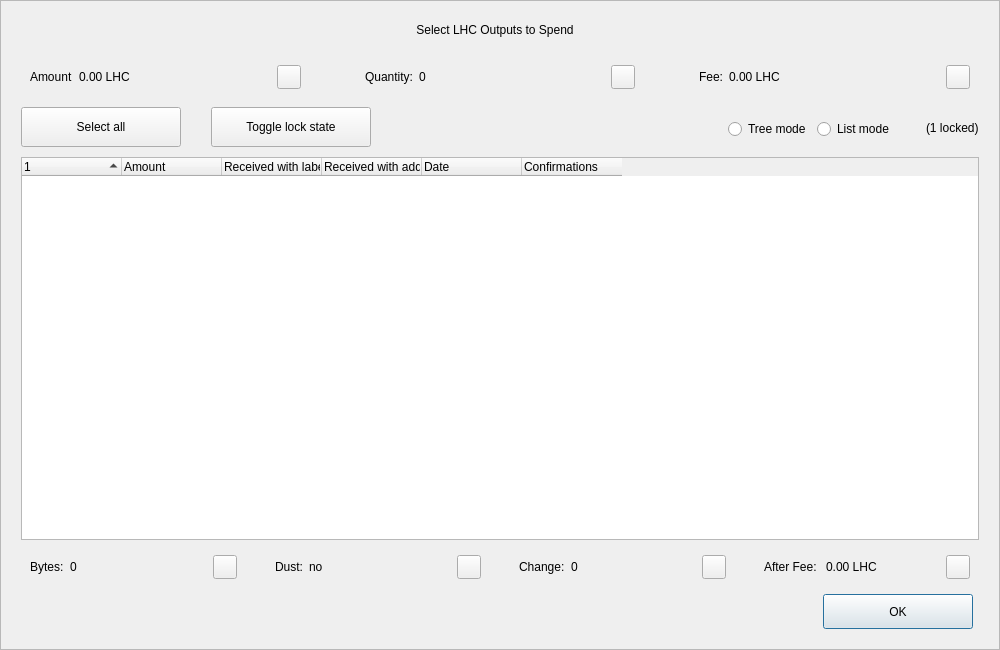
<?xml version="1.0" encoding="UTF-8"?>
<ui version="4.0">
 <class>CoinControlDialog</class>
 <widget class="QDialog" name="CoinControlDialog">
  <property name="geometry">
   <rect>
    <x>0</x>
    <y>0</y>
    <width>1000</width>
    <height>650</height>
   </rect>
  </property>
  <property name="minimumSize">
   <size>
    <width>950</width>
    <height>650</height>
   </size>
  </property>
  <property name="windowTitle">
   <string>Coin Selection</string>
  </property>
  <property name="styleSheet">
   <string notr="true"/>
  </property>
  <layout class="QVBoxLayout" name="verticalLayout">
   <property name="spacing">
    <number>0</number>
   </property>
   <property name="leftMargin">
    <number>0</number>
   </property>
   <property name="topMargin">
    <number>0</number>
   </property>
   <property name="rightMargin">
    <number>0</number>
   </property>
   <property name="bottomMargin">
    <number>0</number>
   </property>
   <item>
    <widget class="QFrame" name="frameContainer">
     <property name="toolTipDuration">
      <number>0</number>
     </property>
     <property name="frameShape">
      <enum>QFrame::StyledPanel</enum>
     </property>
     <property name="frameShadow">
      <enum>QFrame::Raised</enum>
     </property>
     <layout class="QVBoxLayout" name="verticalLayout_2">
      <property name="leftMargin">
       <number>0</number>
      </property>
      <property name="rightMargin">
       <number>0</number>
      </property>
      <property name="bottomMargin">
       <number>20</number>
      </property>
      <item>
       <layout class="QHBoxLayout" name="horizontalLayout_12">
        <property name="spacing">
         <number>0</number>
        </property>
        <property name="leftMargin">
         <number>20</number>
        </property>
        <property name="rightMargin">
         <number>30</number>
        </property>
        <item>
         <spacer name="horizontalSpacer_4">
          <property name="orientation">
           <enum>Qt::Horizontal</enum>
          </property>
          <property name="sizeHint" stdset="0">
           <size>
            <width>40</width>
            <height>20</height>
           </size>
          </property>
         </spacer>
        </item>
        <item>
         <widget class="QLabel" name="labelTitle">
          <property name="minimumSize">
           <size>
            <width>0</width>
            <height>40</height>
           </size>
          </property>
          <property name="maximumSize">
           <size>
            <width>16777215</width>
            <height>40</height>
           </size>
          </property>
          <property name="text">
           <string>Select LHC Outputs to Spend</string>
          </property>
          <property name="alignment">
           <set>Qt::AlignCenter</set>
          </property>
          <property name="margin">
           <number>7</number>
          </property>
         </widget>
        </item>
        <item>
         <spacer name="horizontalSpacer_5">
          <property name="orientation">
           <enum>Qt::Horizontal</enum>
          </property>
          <property name="sizeHint" stdset="0">
           <size>
            <width>40</width>
            <height>20</height>
           </size>
          </property>
         </spacer>
        </item>
       </layout>
      </item>
      <item>
       <layout class="QHBoxLayout" name="horizontalLayout_8">
        <property name="leftMargin">
         <number>20</number>
        </property>
        <property name="rightMargin">
         <number>20</number>
        </property>
        <item>
         <widget class="QWidget" name="layoutAmount" native="true">
          <layout class="QHBoxLayout" name="horizontalLayout_9" stretch="0,1,0">
           <item>
            <widget class="QLabel" name="labelCoinControlAmountText">
             <property name="text">
              <string>Amount</string>
             </property>
            </widget>
           </item>
           <item>
            <widget class="QLabel" name="labelCoinControlAmount">
             <property name="text">
              <string>0.00 LHC</string>
             </property>
            </widget>
           </item>
           <item alignment="Qt::AlignHCenter|Qt::AlignVCenter">
            <widget class="QPushButton" name="pushButtonAmount">
             <property name="minimumSize">
              <size>
               <width>0</width>
               <height>24</height>
              </size>
             </property>
             <property name="maximumSize">
              <size>
               <width>24</width>
               <height>26</height>
              </size>
             </property>
             <property name="focusPolicy">
              <enum>Qt::NoFocus</enum>
             </property>
             <property name="styleSheet">
              <string notr="true">padding-bottom:2px;
padding-right:4px;</string>
             </property>
             <property name="text">
              <string/>
             </property>
            </widget>
           </item>
          </layout>
         </widget>
        </item>
        <item>
         <spacer name="horizontalSpacer_2">
          <property name="orientation">
           <enum>Qt::Horizontal</enum>
          </property>
          <property name="sizeType">
           <enum>QSizePolicy::Fixed</enum>
          </property>
          <property name="sizeHint" stdset="0">
           <size>
            <width>40</width>
            <height>20</height>
           </size>
          </property>
         </spacer>
        </item>
        <item>
         <widget class="QWidget" name="layoutQuantity" native="true">
          <layout class="QHBoxLayout" name="horizontalLayout_10" stretch="0,1,0">
           <item>
            <widget class="QLabel" name="labelCoinControlQuantityText">
             <property name="text">
              <string>Quantity:</string>
             </property>
            </widget>
           </item>
           <item>
            <widget class="QLabel" name="labelCoinControlQuantity">
             <property name="text">
              <string>0</string>
             </property>
            </widget>
           </item>
           <item alignment="Qt::AlignHCenter|Qt::AlignVCenter">
            <widget class="QPushButton" name="pushButtonQuantity">
             <property name="minimumSize">
              <size>
               <width>0</width>
               <height>24</height>
              </size>
             </property>
             <property name="maximumSize">
              <size>
               <width>24</width>
               <height>26</height>
              </size>
             </property>
             <property name="focusPolicy">
              <enum>Qt::NoFocus</enum>
             </property>
             <property name="styleSheet">
              <string notr="true">padding-bottom:2px;
               padding-right:4px;</string>
             </property>
             <property name="text">
              <string/>
             </property>
            </widget>
           </item>
          </layout>
         </widget>
        </item>
        <item>
         <spacer name="horizontalSpacer_22">
          <property name="orientation">
           <enum>Qt::Horizontal</enum>
          </property>
          <property name="sizeType">
           <enum>QSizePolicy::Fixed</enum>
          </property>
          <property name="sizeHint" stdset="0">
           <size>
            <width>40</width>
            <height>20</height>
           </size>
          </property>
         </spacer>
        </item>
        <item>
         <widget class="QWidget" name="layoutFee" native="true">
          <layout class="QHBoxLayout" name="horizontalLayout_11" stretch="0,1,0">
           <item>
            <widget class="QLabel" name="labelCoinControlFeeText">
             <property name="text">
              <string>Fee:</string>
             </property>
            </widget>
           </item>
           <item>
            <widget class="QLabel" name="labelCoinControlFee">
             <property name="text">
              <string>0.00 LHC</string>
             </property>
            </widget>
           </item>
           <item alignment="Qt::AlignHCenter|Qt::AlignVCenter">
            <widget class="QPushButton" name="pushButtonFee">
             <property name="minimumSize">
              <size>
               <width>0</width>
               <height>24</height>
              </size>
             </property>
             <property name="maximumSize">
              <size>
               <width>24</width>
               <height>26</height>
              </size>
             </property>
             <property name="focusPolicy">
              <enum>Qt::NoFocus</enum>
             </property>
             <property name="styleSheet">
              <string notr="true">padding-bottom:2px;
               padding-right:4px;</string>
             </property>
             <property name="text">
              <string/>
             </property>
            </widget>
           </item>
          </layout>
         </widget>
        </item>
       </layout>
      </item>
      <item>
       <widget class="QFrame" name="frame">
        <property name="minimumSize">
         <size>
          <width>0</width>
          <height>40</height>
         </size>
        </property>
        <property name="styleSheet">
         <string notr="true">#frame {
	border:0;
}</string>
        </property>
        <property name="frameShape">
         <enum>QFrame::StyledPanel</enum>
        </property>
        <property name="frameShadow">
         <enum>QFrame::Sunken</enum>
        </property>
        <layout class="QHBoxLayout" name="horizontalLayout">
         <property name="spacing">
          <number>0</number>
         </property>
         <property name="leftMargin">
          <number>20</number>
         </property>
         <property name="topMargin">
          <number>0</number>
         </property>
         <property name="rightMargin">
          <number>20</number>
         </property>
         <property name="bottomMargin">
          <number>0</number>
         </property>
         <item>
          <layout class="QHBoxLayout" name="horizontalLayoutPanel" stretch="0,0,0,0,0,0">
           <property name="spacing">
            <number>20</number>
           </property>
           <item>
            <widget class="QPushButton" name="pushButtonSelectAll">
             <property name="sizePolicy">
              <sizepolicy hsizetype="Maximum" vsizetype="Fixed">
               <horstretch>0</horstretch>
               <verstretch>0</verstretch>
              </sizepolicy>
             </property>
             <property name="minimumSize">
              <size>
               <width>160</width>
               <height>40</height>
              </size>
             </property>
             <property name="maximumSize">
              <size>
               <width>16777215</width>
               <height>40</height>
              </size>
             </property>
             <property name="text">
              <string>Select all</string>
             </property>
             <property name="checkable">
              <bool>true</bool>
             </property>
             <property name="checked">
              <bool>false</bool>
             </property>
             <property name="autoExclusive">
              <bool>false</bool>
             </property>
             <property name="autoDefault">
              <bool>false</bool>
             </property>
            </widget>
           </item>
           <item>
            <spacer name="horizontalSpacer_6">
             <property name="orientation">
              <enum>Qt::Horizontal</enum>
             </property>
             <property name="sizeType">
              <enum>QSizePolicy::Fixed</enum>
             </property>
             <property name="sizeHint" stdset="0">
              <size>
               <width>10</width>
               <height>20</height>
              </size>
             </property>
            </spacer>
           </item>
           <item>
            <widget class="QPushButton" name="pushButtonToggleLock">
             <property name="sizePolicy">
              <sizepolicy hsizetype="Maximum" vsizetype="Fixed">
               <horstretch>0</horstretch>
               <verstretch>0</verstretch>
              </sizepolicy>
             </property>
             <property name="minimumSize">
              <size>
               <width>160</width>
               <height>40</height>
              </size>
             </property>
             <property name="maximumSize">
              <size>
               <width>16777215</width>
               <height>40</height>
              </size>
             </property>
             <property name="text">
              <string>Toggle lock state</string>
             </property>
             <property name="checkable">
              <bool>true</bool>
             </property>
             <property name="autoExclusive">
              <bool>false</bool>
             </property>
             <property name="autoDefault">
              <bool>false</bool>
             </property>
            </widget>
           </item>
           <item>
            <spacer name="horizontalSpacer_7">
             <property name="orientation">
              <enum>Qt::Horizontal</enum>
             </property>
             <property name="sizeType">
              <enum>QSizePolicy::Expanding</enum>
             </property>
             <property name="sizeHint" stdset="0">
              <size>
               <width>30</width>
               <height>20</height>
              </size>
             </property>
            </spacer>
           </item>
           <item alignment="Qt::AlignRight">
            <widget class="QGroupBox" name="groupBox_2">
             <property name="styleSheet">
              <string notr="true">#groupBox_2 {
    background-color:transparent;
    border-radius:0;
}</string>
             </property>
             <property name="title">
              <string/>
             </property>
             <layout class="QHBoxLayout" name="horizontalLayout_14">
              <item>
               <widget class="QRadioButton" name="radioTreeMode">
                <property name="sizePolicy">
                 <sizepolicy hsizetype="Maximum" vsizetype="Fixed">
                  <horstretch>0</horstretch>
                  <verstretch>0</verstretch>
                 </sizepolicy>
                </property>
                <property name="text">
                 <string>Tree mode</string>
                </property>
               </widget>
              </item>
              <item>
               <widget class="QRadioButton" name="radioListMode">
                <property name="sizePolicy">
                 <sizepolicy hsizetype="Maximum" vsizetype="Fixed">
                  <horstretch>0</horstretch>
                  <verstretch>0</verstretch>
                 </sizepolicy>
                </property>
                <property name="text">
                 <string>List mode</string>
                </property>
                <property name="checked">
                 <bool>false</bool>
                </property>
               </widget>
              </item>
             </layout>
            </widget>
           </item>
           <item>
            <widget class="QLabel" name="labelLocked">
             <property name="text">
              <string>(1 locked)</string>
             </property>
            </widget>
           </item>
          </layout>
         </item>
        </layout>
       </widget>
      </item>
      <item>
       <layout class="QHBoxLayout" name="horizontalLayout_13">
        <property name="leftMargin">
         <number>20</number>
        </property>
        <property name="rightMargin">
         <number>20</number>
        </property>
        <item>
         <widget class="CoinControlTreeWidget" name="treeWidget">
          <property name="contextMenuPolicy">
           <enum>Qt::CustomContextMenu</enum>
          </property>
          <property name="styleSheet">
           <string notr="true"/>
          </property>
          <property name="sortingEnabled">
           <bool>false</bool>
          </property>
          <property name="columnCount">
           <number>6</number>
          </property>
          <attribute name="headerShowSortIndicator" stdset="0">
           <bool>true</bool>
          </attribute>
          <attribute name="headerStretchLastSection">
           <bool>false</bool>
          </attribute>
          <column>
           <property name="text">
            <string/>
           </property>
          </column>
          <column>
           <property name="text">
            <string>Amount</string>
           </property>
          </column>
          <column>
           <property name="text">
            <string>Received with label</string>
           </property>
          </column>
          <column>
           <property name="text">
            <string>Received with address</string>
           </property>
          </column>
          <column>
           <property name="text">
            <string>Date</string>
           </property>
          </column>
          <column>
           <property name="text">
            <string>Confirmations</string>
           </property>
           <property name="toolTip">
            <string>Confirmed</string>
           </property>
          </column>
         </widget>
        </item>
       </layout>
      </item>
      <item>
       <layout class="QHBoxLayout" name="horizontalLayout_3">
        <property name="spacing">
         <number>20</number>
        </property>
        <property name="leftMargin">
         <number>20</number>
        </property>
        <property name="rightMargin">
         <number>20</number>
        </property>
        <item>
         <widget class="QWidget" name="layoutBytes" native="true">
          <layout class="QHBoxLayout" name="horizontalLayout_4" stretch="0,1,0">
           <item>
            <widget class="QLabel" name="labelCoinControlBytesText">
             <property name="text">
              <string>Bytes:</string>
             </property>
            </widget>
           </item>
           <item>
            <widget class="QLabel" name="labelCoinControlBytes">
             <property name="text">
              <string>0</string>
             </property>
            </widget>
           </item>
           <item alignment="Qt::AlignHCenter|Qt::AlignVCenter">
            <widget class="QPushButton" name="pushButtonBytes">
             <property name="minimumSize">
              <size>
               <width>0</width>
               <height>24</height>
              </size>
             </property>
             <property name="maximumSize">
              <size>
               <width>24</width>
               <height>26</height>
              </size>
             </property>
             <property name="focusPolicy">
              <enum>Qt::NoFocus</enum>
             </property>
             <property name="styleSheet">
              <string notr="true">padding-bottom:2px;
               padding-right:4px;</string>
             </property>
             <property name="text">
              <string/>
             </property>
            </widget>
           </item>
          </layout>
         </widget>
        </item>
        <item>
         <widget class="QWidget" name="layoutDust" native="true">
          <layout class="QHBoxLayout" name="horizontalLayout_5" stretch="0,1,0">
           <item>
            <widget class="QLabel" name="labelCoinControlLowOutputText">
             <property name="text">
              <string>Dust:</string>
             </property>
            </widget>
           </item>
           <item>
            <widget class="QLabel" name="labelCoinControlLowOutput">
             <property name="text">
              <string>no</string>
             </property>
            </widget>
           </item>
           <item alignment="Qt::AlignHCenter|Qt::AlignVCenter">
            <widget class="QPushButton" name="pushButtonDust">
             <property name="minimumSize">
              <size>
               <width>0</width>
               <height>24</height>
              </size>
             </property>
             <property name="maximumSize">
              <size>
               <width>24</width>
               <height>26</height>
              </size>
             </property>
             <property name="focusPolicy">
              <enum>Qt::NoFocus</enum>
             </property>
             <property name="styleSheet">
              <string notr="true">padding-bottom:2px;
               padding-right:4px;</string>
             </property>
             <property name="text">
              <string/>
             </property>
            </widget>
           </item>
          </layout>
         </widget>
        </item>
        <item>
         <widget class="QWidget" name="layoutChange" native="true">
          <layout class="QHBoxLayout" name="horizontalLayout_6" stretch="0,1,0">
           <item>
            <widget class="QLabel" name="labelCoinControlChangeText">
             <property name="text">
              <string>Change:</string>
             </property>
            </widget>
           </item>
           <item>
            <widget class="QLabel" name="labelCoinControlChange">
             <property name="text">
              <string>0</string>
             </property>
            </widget>
           </item>
           <item alignment="Qt::AlignHCenter|Qt::AlignVCenter">
            <widget class="QPushButton" name="pushButtonChange">
             <property name="minimumSize">
              <size>
               <width>0</width>
               <height>24</height>
              </size>
             </property>
             <property name="maximumSize">
              <size>
               <width>24</width>
               <height>26</height>
              </size>
             </property>
             <property name="focusPolicy">
              <enum>Qt::NoFocus</enum>
             </property>
             <property name="styleSheet">
              <string notr="true">padding-bottom:2px;
               padding-right:4px;</string>
             </property>
             <property name="text">
              <string/>
             </property>
            </widget>
           </item>
          </layout>
         </widget>
        </item>
        <item>
         <widget class="QWidget" name="layoutAfter" native="true">
          <layout class="QHBoxLayout" name="horizontalLayout_7" stretch="0,1,0">
           <item>
            <widget class="QLabel" name="labelCoinControlAfterFeeText">
             <property name="text">
              <string>After Fee: </string>
             </property>
            </widget>
           </item>
           <item>
            <widget class="QLabel" name="labelCoinControlAfterFee">
             <property name="text">
              <string>0.00 LHC</string>
             </property>
            </widget>
           </item>
           <item alignment="Qt::AlignHCenter|Qt::AlignVCenter">
            <widget class="QPushButton" name="pushButtonAlterFee">
             <property name="minimumSize">
              <size>
               <width>0</width>
               <height>24</height>
              </size>
             </property>
             <property name="maximumSize">
              <size>
               <width>24</width>
               <height>26</height>
              </size>
             </property>
             <property name="focusPolicy">
              <enum>Qt::NoFocus</enum>
             </property>
             <property name="styleSheet">
              <string notr="true">padding-bottom:2px;
               padding-right:4px;</string>
             </property>
             <property name="text">
              <string/>
             </property>
            </widget>
           </item>
          </layout>
         </widget>
        </item>
       </layout>
      </item>
      <item>
       <layout class="QHBoxLayout" name="horizontalLayout_2">
        <property name="spacing">
         <number>0</number>
        </property>
        <property name="leftMargin">
         <number>20</number>
        </property>
        <property name="rightMargin">
         <number>26</number>
        </property>
        <item>
         <spacer name="horizontalSpacer_3">
          <property name="orientation">
           <enum>Qt::Horizontal</enum>
          </property>
          <property name="sizeHint" stdset="0">
           <size>
            <width>558</width>
            <height>20</height>
           </size>
          </property>
         </spacer>
        </item>
        <item>
         <widget class="QPushButton" name="pushButtonOk">
          <property name="minimumSize">
           <size>
            <width>150</width>
            <height>35</height>
           </size>
          </property>
          <property name="text">
           <string>OK</string>
          </property>
         </widget>
        </item>
       </layout>
      </item>
     </layout>
    </widget>
   </item>
  </layout>
 </widget>
 <customwidgets>
  <customwidget>
   <class>CoinControlTreeWidget</class>
   <extends>QTreeWidget</extends>
   <header>coincontroltreewidget.h</header>
  </customwidget>
 </customwidgets>
 <resources/>
 <connections/>
</ui>
